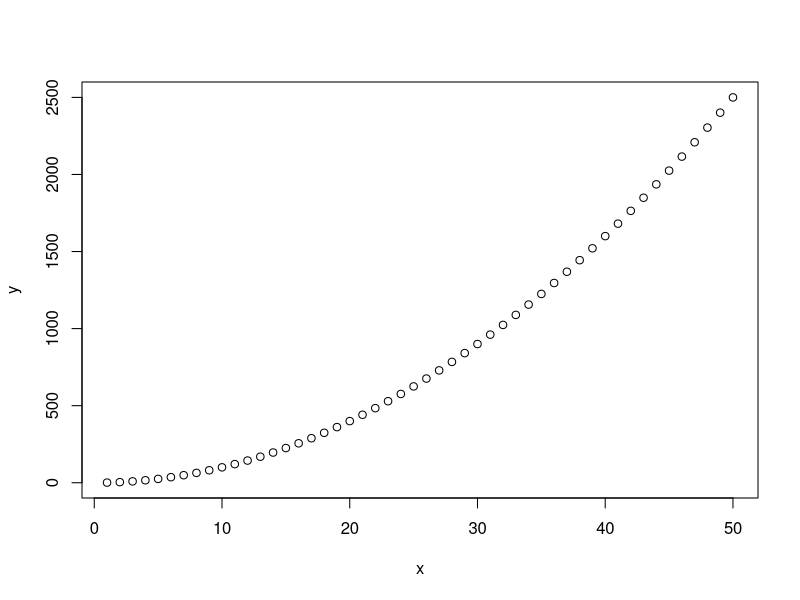
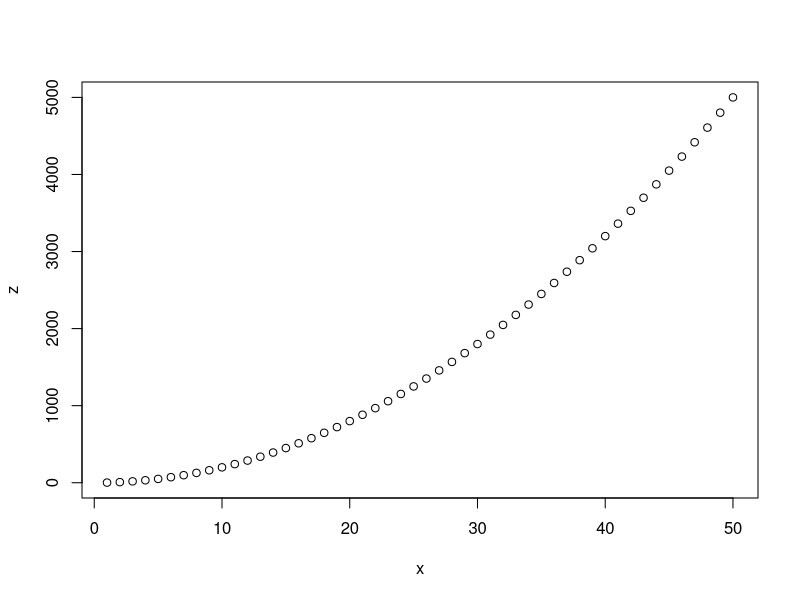
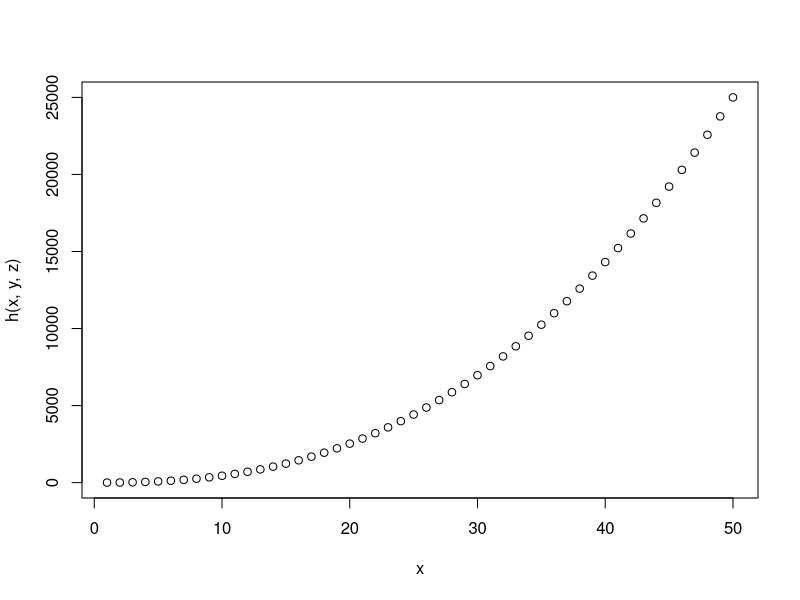

Write R code to recreate these figures, in order.
#Basic function and plots
x=1:50
f=function(a)
{a^2}
y=f(x)
plot(x,y)
g=function(a,b)
{a^2+b^2}
z=g(x,x)
plot(x,z)
h=function(a,b,c)
{sin(a)+cos(a*b)+sqrt(a*b*c)}
plot(x,h(x,y,z))